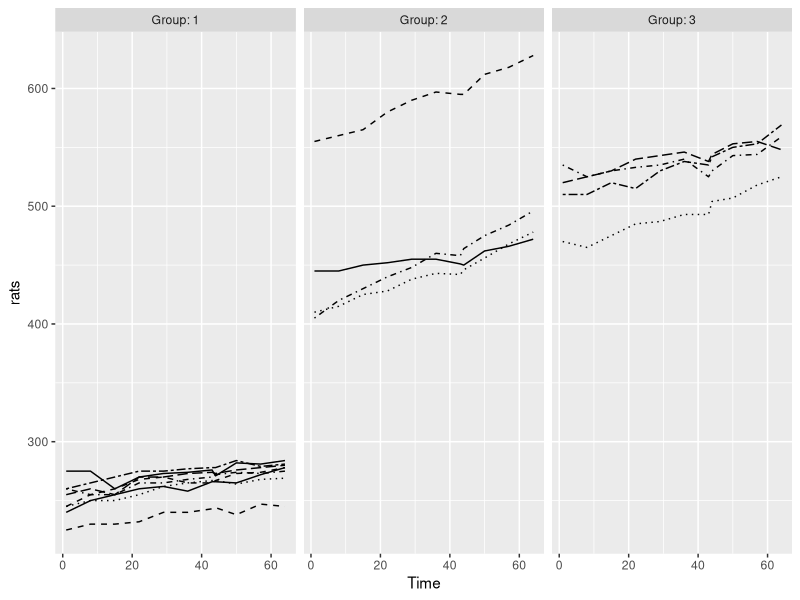

The R script that drew this image: (Note: this script raises an error after producing the figure.)
## ---- chunk 1
#  Reading the RATS data set into R. 
RATSL <- read.table("data/RATS.csv",sep  =",",header = TRUE)

str(RATSL)
summary(RATSL)
names(RATSL)
head(RATSL)

# Factor ID & Group in RATS dataset
RATSL$ID <- factor(RATSL$ID)
RATSL$Group <- factor(RATSL$Group)

## ---- chunk 2
#Access the package ggplot2
library(ggplot2)
# Draw the plot
ggplot(RATSL, aes(x = Time, y = rats, linetype = ID)) +
  geom_line() +
  scale_linetype_manual(values = rep(1:10, times=4)) +
  facet_grid(. ~ Group, labeller = label_both) +
  theme(legend.position = "none") + 
  scale_y_continuous(limits = c(min(RATSL$rats), max(RATSL$rats)))

#An important effect we want to take notice is how the rats who have higher value of "rats" at the beginning tend to have higher values throughout the study. This phenomenon is generally referred to as tracking.The tracking phenomenon can be seen more clearly in a plot of the standardized values of each observation.

# Standardise the variable rats
RATSL <- RATSL %>%
  group_by(Time) %>%
  mutate(stdrats = (rats - mean(rats))/sd(rats) ) %>%
  ungroup()

glimpse(RATSL)

# Plot again with the standardised bprs
ggplot(RATSL, aes(x = Time, y = stdrats, linetype = ID)) +
  geom_line() +
  scale_linetype_manual(values = rep(1:10, times=4)) +
  facet_grid(. ~ Group, labeller = label_both) +
  scale_y_continuous(name = "standardized rats")
## ---- chunk 3
library(dplyr)
library(tidyr) 

# Number of Time
n <- RATSL$Time %>% unique() %>% length()

# Summary data with mean and standard error of bprs by treatment and week 
RATSS <- RATSL %>%
  group_by(Group, Time) %>%
  summarise( mean = mean(rats), se = sd(rats)/sqrt(n) ) %>%
  ungroup()

# Glimpse the data
glimpse(RATSS)

# Plot the mean profiles
ggplot(RATSS, aes(x = Time, y = mean, linetype = Group, shape = Group)) +
  geom_line() +
  scale_linetype_manual(values = c(1,2,3)) +
  geom_point(size=3) +
  scale_shape_manual(values = c(1,2,3)) +
  geom_errorbar(aes(ymin = mean - se, ymax = mean + se, linetype="1"), width=0.3) +
  theme(legend.position = c(0.8,0.8)) +
  scale_y_continuous(name = "mean(rats) +/- se(rats)")


## ---- chunk 4
#  Reading the RATS data set into R. 
BPRSL <- read.table("data/BPRS.csv",sep  =",",header = TRUE)

str(BPRSL)
summary(BPRSL)
names(BPRSL)
head(BPRSL)

# Factor treatment & subject in BPRS data set
BPRSL$treatment <- factor(BPRSL$treatment)
BPRSL$subject <- factor(BPRSL$subject)

## ---- chunk 5

library(ggplot2)
# Plot the BPRSL data
ggplot(BPRSL, aes(x = week, y = bprs, group = subject)) + geom_line()

## ---- chunk 6
ggplot(BPRSL, aes(x = week, y = bprs, group = treatment)) + geom_line()

## ---- chunk 7
library(dplyr)
library(tidyr)

# create a regression model BPRS_reg
BPRS_reg <- lm(bprs ~ week + treatment, data = BPRSL)

# print out a summary of the model
summary(BPRS_reg)



## ---- chunk 8

# access library lme4
library(lme4)

# Create a random intercept model
BPRS_ref <- lmer(bprs ~ week + treatment + (1 | subject), data = BPRSL, REML = FALSE)

# Print the summary of the model
summary(BPRS_ref)

## ---- chunk 9
# create a random intercept and random slope model
#BPRS_ref1 <- lmer(bprs ~ week + treatment + (week | subject), data = BPRSL, REML = FALSE)

# print a summary of the model
#summary(BPRS_ref1)

# perform an ANOVA test on the two models
#anova(BPRS_ref1, BPRS_ref)

#Finally, we can fit a random intercept and slope model that allows for a group × time interaction.

# create a random intercept and random slope model
#BPRS_ref2 <- lmer(bprs ~ week * treatment + (week | subject), data = BPRSL, REML = FALSE)

# print a summary of the model
#summary(BPRS_ref2)

# perform an ANOVA test on the two models
#anova(BPRS_ref2, BPRS_ref1)

# draw the plot of RATSL
#ggplot(BPRSL, aes(x = week, y = bprs, group = subject)) +
#  geom_line(aes(linetype = treatment)) +
#  scale_x_continuous(name = "Tweek", breaks = seq(0, 60, 20)) +
 # scale_y_continuous(name = "bprs") +
 # theme(legend.position = "top")

# Create a vector of the fitted values
#Fitted <- fitted(BPRS_ref2)

# Create a new column fitted to BPRSL
#RATSL <- BPRSL %>%
  #mutate(Fitted)

# draw the plot of RATSL
#ggplot(RATSL, aes(x = Time, y = Fitted, group = ID)) +
 # geom_line(aes(linetype = Group)) +
 # scale_x_continuous(name = "Time (days)", breaks = seq(0, 60, 20)) +
  #scale_y_continuous(name = "Fitted weight (grams)") +
 # theme(legend.position = "top")

